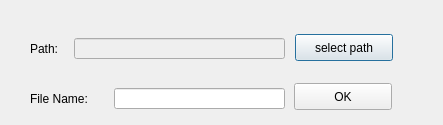
<?xml version="1.0" encoding="UTF-8"?>
<ui version="4.0">
 <class>pathChoice</class>
 <widget class="QDialog" name="pathChoice">
  <property name="geometry">
   <rect>
    <x>0</x>
    <y>0</y>
    <width>443</width>
    <height>125</height>
   </rect>
  </property>
  <property name="windowTitle">
   <string>pathChoice</string>
  </property>
  <widget class="QLabel" name="label">
   <property name="geometry">
    <rect>
     <x>30</x>
     <y>40</y>
     <width>66</width>
     <height>17</height>
    </rect>
   </property>
   <property name="text">
    <string>Path:</string>
   </property>
  </widget>
  <widget class="QLineEdit" name="lineEdit">
   <property name="enabled">
    <bool>false</bool>
   </property>
   <property name="geometry">
    <rect>
     <x>74</x>
     <y>38</y>
     <width>211</width>
     <height>21</height>
    </rect>
   </property>
  </widget>
  <widget class="QPushButton" name="pushButton">
   <property name="geometry">
    <rect>
     <x>295</x>
     <y>34</y>
     <width>98</width>
     <height>27</height>
    </rect>
   </property>
   <property name="text">
    <string>select path</string>
   </property>
  </widget>
  <widget class="QLabel" name="label_2">
   <property name="geometry">
    <rect>
     <x>30</x>
     <y>90</y>
     <width>71</width>
     <height>17</height>
    </rect>
   </property>
   <property name="text">
    <string>File Name: </string>
   </property>
  </widget>
  <widget class="QLineEdit" name="lineEdit_2">
   <property name="geometry">
    <rect>
     <x>114</x>
     <y>88</y>
     <width>171</width>
     <height>21</height>
    </rect>
   </property>
  </widget>
  <widget class="QPushButton" name="okbutton">
   <property name="geometry">
    <rect>
     <x>294</x>
     <y>83</y>
     <width>98</width>
     <height>27</height>
    </rect>
   </property>
   <property name="text">
    <string>OK</string>
   </property>
  </widget>
 </widget>
 <resources/>
 <connections/>
</ui>
